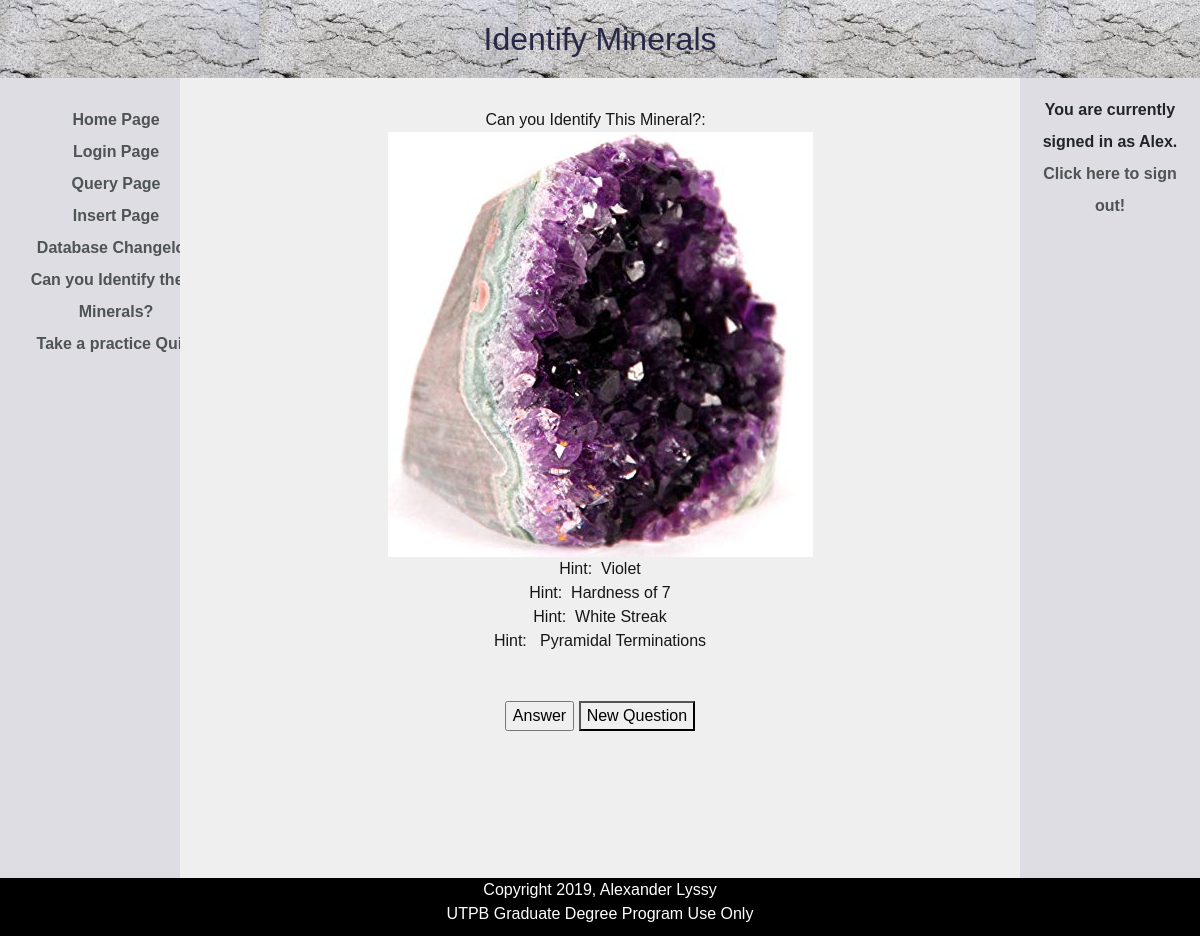
Screenshot of /Thesis/quiz.php (signed in) with the database file from the repository.
### tables this page shows
CREATE TABLE IF NOT EXISTS `quiz` (
  `qnum` int(11) DEFAULT NULL,
  `question` text,
  `answera` text,
  `answerb` text,
  `answerc` text,
  `answerd` text,
  `correct` text,
  `picturename` char(254) DEFAULT NULL
);

### Thesis/quiz.php (the view, shortened to what this page needs)
<!DOCTYPE html>
<html>
<head>
<link rel="stylesheet" href="https://stackpath.bootstrapcdn.com/bootstrap/4.3.1/css/bootstrap.min.css">
<link rel="stylesheet" href="mineralcolors.css">
<div class="header">
<h2>Identify Minerals</h2>
</div>
</head>
<div  class="column side">
	<div class="sidenav">
	<a href="ph.php">Home Page</a><br>
	<a href="login.php">Login Page</a><br>
	<a href="p1.php">Query Page</a><br>
	<a href="p2.php">Insert Page</a><br>
	<a href="p3.php">Database Changelog</a><br>
	<a href="quiz.php">Can you Identify these Minerals?</a><br>
	<a href="quiz2.php">Take a practice Quiz!</a><br>
	</div>
</div>
<body>
<div class="column middle">
<form>
<div>
<?php
$servername = "localhost";
$username = "root";
$password = "legitpassword1";
$dbname = "mineral";
$conn = new mysqli($servername, $username, $password, $dbname);
  $generate = rand(1, 17);
  $sql = "SELECT * FROM quiz WHERE qnum = $generate;";
  $result = mysqli_query($conn, $sql);
  while ($row = mysqli_fetch_assoc($result)) {
  $answer = $row['correct'];
  $image = " $answer.jpg ";
  echo "<tr><td>Can you Identify This Mineral?: &nbsp;"; echo "<br>";
  echo "<img src=\" $image\" />";
  echo "<tr><td><br>Hint: &nbsp;"; echo $row['answera'];
  echo "<tr><td><br>Hint: &nbsp;"; echo $row['answerb']; echo "</td></tr>";
  echo "<tr><td><br>Hint: &nbsp;"; echo $row['answerc']; echo "</td></tr> ";
  echo "<tr><td><br>Hint: &nbsp;"; echo $row['answerd']; echo "<br><br><br></td></tr>";
  echo "<tr><td><input type='button' value=\"Answer\" onclick=\"myFunction()\" /> <button type=\"button\" onClick=\"window.location.reload();\">New Question</button>
	<div id=\"myDIV\" style=\"display:none;\">
	<br><br>
	 The correct answer is $answer
	</div> </button></td></tr>";
  }
?>
</div>
</form>
</div>
</body>
<div class="column side">
<p>You are currently signed in as <?php echo htmlspecialchars($_SESSION["username"]); ?>. <br><a href="logout.php" >Click here to sign out!</a></p>
</div>
<div class ="footer">
<footer>
<p>Copyright 2019, Alexander Lyssy<br> UTPB Graduate Degree Program Use Only</p>
</footer>
</div>
</html>

### Thesis/mineralcolors.css (style rules this page uses)
* { box-sizing: border-box; margin: 0 !important; }
body { font-family: Arial, Helvetica, sans-serif; margin:0; background: black; padding: 0px; height: 100%; }
.header { background-image: url("headerbackground.jpg"); text-align: center; font-size: 35px; width: 100%; padding: 20px; color: #272747; text-decoration: bold; }
.column { float: left; padding: 30px; height: 800px; }
.column.side { width: 15%; background-color: #DDDDE3; color: 161616; padding: 16px; text-decoration: none; display: block; text-align: center; z-index: 1; top: 0; left: 0; align-items: stretch; line-height: 200%; font-weight: bold; }
.column.middle { width: 70%; background-color: #EFEFF0; text-align: center; color: #161616; margin-left:20%; margin-right:20%; }
.footer { background-color: black; padding: 10px; text-align: center; color: white; bottom: 0; }
.column.side a:link { color: #4E5354; text-decoration: none; }
.sidenav { height: 100%; width: 200px; z-index: 1; top: 0; left: 0; overflow-x: hidden; padding-top: 10px; }

### rows the page displays
quiz: correct (picture), answera "Violet", answerb "Hardness of 7", answerc "White Streak", answerd "Pyramidal Terminations"

### other values shown
$_SESSION["username"] "Alex"
